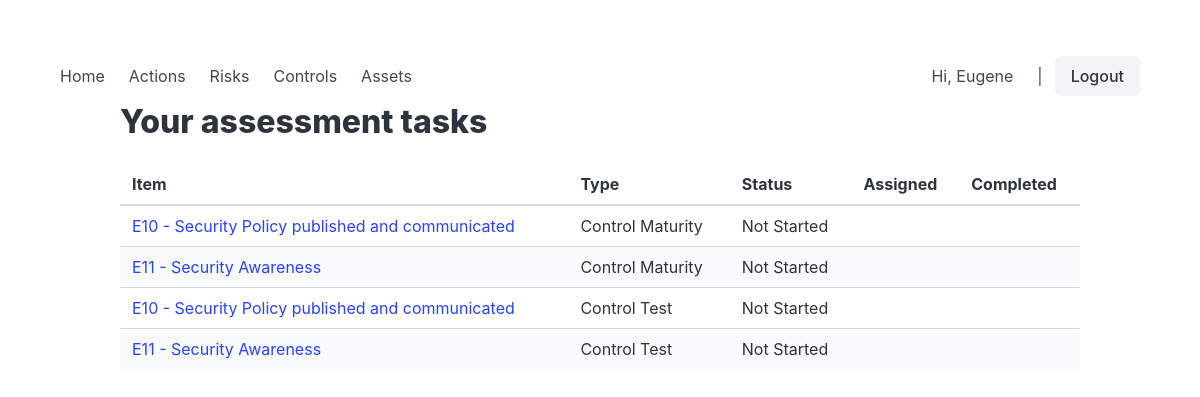
Before: /audit/ (signed in) with the older database file.
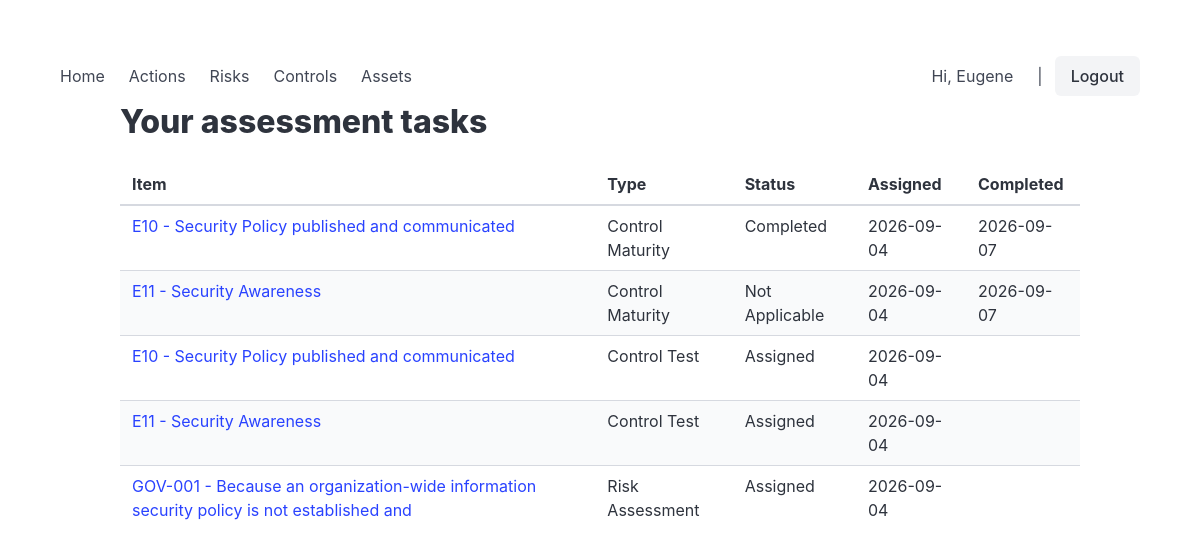
After: the same page with the newer database file.
### car/models.py (models this page shows, shortened)
class AssessmentItem(models.Model):
    assessment = models.ForeignKey( Assessment, related_name="items", on_delete=models.CASCADE, )
    item_type = models.CharField(
        max_length=30,
        choices=AssessmentItemType.choices,
        null=True, blank=True,
    )
    risk = models.ForeignKey( Risk, related_name="assessment_items", on_delete=models.PROTECT, null=True, blank=True,)
    control = models.ForeignKey( Control, related_name="assessment_items", on_delete=models.PROTECT, null=True, blank=True,)
    owner = models.ForeignKey( Owner, related_name="assessment_items", on_delete=models.PROTECT, )
    status = models.CharField( max_length=20, choices=AssessmentItemStatus.choices,
        default=AssessmentItemStatus.NOT_STARTED,
    )
    assigned_at = models.DateTimeField( null=True, blank=True, )
    completed_at = models.DateTimeField( null=True, blank=True, )
    completed_by = models.ForeignKey( settings.AUTH_USER_MODEL, null=True, blank=True,
        on_delete=models.SET_NULL,
        related_name="completed_assessment_items",
    )
    comments = models.TextField( blank=True,)
    history = HistoricalRecords()
    class Meta:
        ordering = ["status", "id"]
        constraints = [
            models.CheckConstraint(
                condition=(
                    models.Q(risk__isnull=False) ^
                    models.Q(control__isnull=False)
                ),
                name="assessment_item_one_target",
            ),
        ]

class TimestampedModel(models.Model):
    created_at = models.DateTimeField(auto_now_add=True)
    updated_at = models.DateTimeField(auto_now=True)
    created_by = models.ForeignKey(
        settings.AUTH_USER_MODEL,
        null=True,
        blank=True,
        on_delete=models.SET_NULL,
        related_name="%(class)s_created",
        editable=False,
    )
    updated_by = models.ForeignKey(
        settings.AUTH_USER_MODEL,
        null=True,
        blank=True,
        on_delete=models.SET_NULL,
        related_name="%(class)s_updated",
        editable=False,
    )
    updated_by_username = models.CharField(
        max_length=150,
        blank=True,
        editable=False,
    )
    class Meta:
        abstract = True

class Control(TimestampedModel):
    control_label = models.CharField(max_length=50, unique=True,
        help_text="Control code/label for reference in documents. I.e. IAM-002, BCP-003"
    )
    title = models.CharField(max_length=200,blank=True, help_text="Control title (optional)")
    description = models.TextField(help_text="Control description")
    sec_function = models.CharField(max_length=10,
        choices=SecurityFunction.choices,
    )
    asset = models.ForeignKey(Asset,related_name="controls",on_delete=models.PROTECT,blank=True,null=True)
    owner = models.ForeignKey(Owner,related_name="controls",on_delete=models.PROTECT,blank=True,null=True)
    status = models.CharField(max_length=10, choices=ControlStatus.choices, default=ControlStatus.ACTIVE)
    documentation_url = models.URLField(blank=True, help_text="URL to external control documentation.")
    history = HistoricalRecords()

class Risk(TimestampedModel):
    risk_code = models.CharField( max_length=50, unique=True, help_text="human-readable risk identifier",) #i.e. RISK-002
    scenario = models.TextField(help_text="Concise risk statement / scenario (cause -> event -> consequence)")
    asset = models.ForeignKey(Asset,related_name="risks",on_delete=models.PROTECT,blank=True,null=True)
    owner = models.ForeignKey(Owner,related_name="risks",on_delete=models.PROTECT,blank=True,null=True)
    status = models.CharField(max_length=25, choices=RiskStatus.choices, default=RiskStatus.IDENTIFIED)
    inherent_likelihood = models.PositiveSmallIntegerField(choices=LikelihoodLevel.choices, null=True, blank=True)
    inherent_impact = models.PositiveSmallIntegerField(choices=ImpactLevel.choices, null=True, blank=True)
    inherent_score = models.PositiveSmallIntegerField(null=True, blank=True, editable=False, help_text="Numeric score (likelihood × impact or custom)")
    inherent_level = models.PositiveSmallIntegerField(choices=RiskLevel.choices,
        null=True, blank=True, editable=False, help_text="Qualitative label (Low/Medium/High)")
    inherent_assessed_at = models.DateTimeField(null=True,blank=True, help_text="Assessment date of inherent risk",)
    controls = models.ManyToManyField(
        Control,
        related_name='risks',
        blank=True,
        help_text="Compensating controls"
    )
    treatment_option = models.CharField(
        max_length=20,
        choices=RiskTreatment.choices,
        blank=True,
        default=RiskTreatment.NONE,
    )
    residual_likelihood = models.PositiveSmallIntegerField(choices=LikelihoodLevel.choices, null=True, blank=True)
    residual_impact = models.PositiveSmallIntegerField(choices=ImpactLevel.choices, null=True, blank=True)
    residual_score = models.PositiveSmallIntegerField(null=True, blank=True, editable=False, help_text="Numeric score (likelihood × impact or custom)")
    residual_level = models.PositiveSmallIntegerField(choices=RiskLevel.choices,
        null=True, blank=True, editable=False, help_text="Qualitative label (Low/Medium/High)")
    residual_assessed_at = models.DateTimeField(null=True,blank=True, help_text="Assessment date of residual risk",)
    next_review_date = models.DateField(null=True,blank=True, help_text="Date for the next assessment",)
    history = HistoricalRecords()
    class Meta:
        ordering = ["risk_code"]

### car/views.py (the view)
# urls.py: path("audit/", views.assess_item_list, name="assess_item_list"),
@login_required
def assess_item_list(request):
    settings = AppSettings.get()        #-- Get App settings
    item_list = (
        AssessmentItem.objects
        .filter(owner__users=request.user)
        .select_related(
            "risk",
            "control",
        )
        .order_by("assigned_at")
    )
    logger.debug("assess_item_list: selected %s items", item_list.count())
    context = {"item_list": item_list, "ptitle": "Your assessment tasks"}
    return render(request, "car/assess_item_list.html", context)

### car/models.py (called while the page is built)
    @classmethod
    def get(cls):
        obj, _ = cls.objects.get_or_create(pk=1)
        return obj

### car/templates/car/assess_item_list.html (shortened to what this page needs)
{% extends "car/base.html" %}
{% block content %}
{% load static %}
    <div class="container">
      <h1 class="title">{{ ptitle }}</h1>
      <table class="table is-striped is-hoverable is-fullwidth">
        <thead>
          <tr>
            <th>Item</th>
            <th>Type</th>
            <th>Status</th>
			<th>Assigned</th>
			<th>Completed</th>
          </tr>
        </thead>
        <tbody>
        {% for item in item_list %}
          <tr>
            <td>
                <a href="{% url 'car:assess_item_edit' item.pk %}">
			    {% if item.control %}
			       {{ item.control.control_label }} - {{ item.control.title|slice:":80" }}
				{% else %}
			       {{ item.risk.risk_code }} - {{ item.risk.scenario|slice:":80" }}
				{% endif %}
			   </a>
            </td>
            <td>{{ item.get_item_type_display  }}</td>
            <td>{{ item.get_status_display }}</td>
            <td>{{ item.assigned_at|date:"Y-m-d" }}</td>
            <td>{{ item.completed_at|date:"Y-m-d" }}</td>
          </tr>
        {% empty %}
            <tr><td colspan="5">No assessment tasks are assigned to you.</td></tr>
        {% endfor %}
        </tbody>
      </table>
    </div>
{% endblock %}

### car/templates/car/base.html (shortened to what this page needs)
<!DOCTYPE html>
{% load static %}
<html lang="en">
  <head>
    <link rel="stylesheet" href="https://cdn.jsdelivr.net/npm/bulma@1.0.4/css/bulma.min.css">
  </head>
  <body class="section">
    <nav class="navbar" role="navigation" aria-label="main navigation">
      <div id="mainNavbar" class="navbar-menu">
        <div class="navbar-start">
          <a class="navbar-item" href="{% url 'car:main' %}">Home</a>
          <a class="navbar-item" href="{% url 'car:action_list' %}">Actions</a>
          <a class="navbar-item" href="{% url 'car:risk_list' %}">Risks</a>
          <a class="navbar-item" href="{% url 'car:control_list' %}">Controls</a>
          <a class="navbar-item" href="{% url 'car:asset_list' %}">Assets</a>
        </div>
        <div class="navbar-end">
          <div class="navbar-item">
            <div class="buttons">
              {% if user.is_authenticated %}
                <a class="navbar-item">Hi, {{ user.first_name }}</a> |
                <a class="button is-light" hx-post="{% url 'logout' %}">Logout</a>
              {% else %}
                <a class="button is-primary" hx-post="{% url 'login' %}">Login</a>
              {% endif %}
            </div>
          </div>
        </div>
      </div>
    </nav>
    {% block content %}{% endblock %}
  </body>
</html>

Changed rows visible on the page:
changed AssessmentItem: status "Not Started" → "Completed"; assigned_at (not shown) → "2026-09-04"; completed_at (not shown) → "2026-09-07"
changed AssessmentItem: status "Not Started" → "Not Applicable"; assigned_at (not shown) → "2026-09-04"; completed_at (not shown) → "2026-09-07"
changed AssessmentItem (number 3 of 5 on the later page): status "Not Started" → "Assigned"; assigned_at (not shown) → "2026-09-04"
changed AssessmentItem (number 4 of 5 on the later page): status "Not Started" → "Assigned"; assigned_at (not shown) → "2026-09-04"
added AssessmentItem: risk.risk_code "GOV-001", risk.scenario "Because an organization-wide information security policy is not established and", item_type "Risk Assessment", status "Assigned", assigned_at "2026-09-04"
